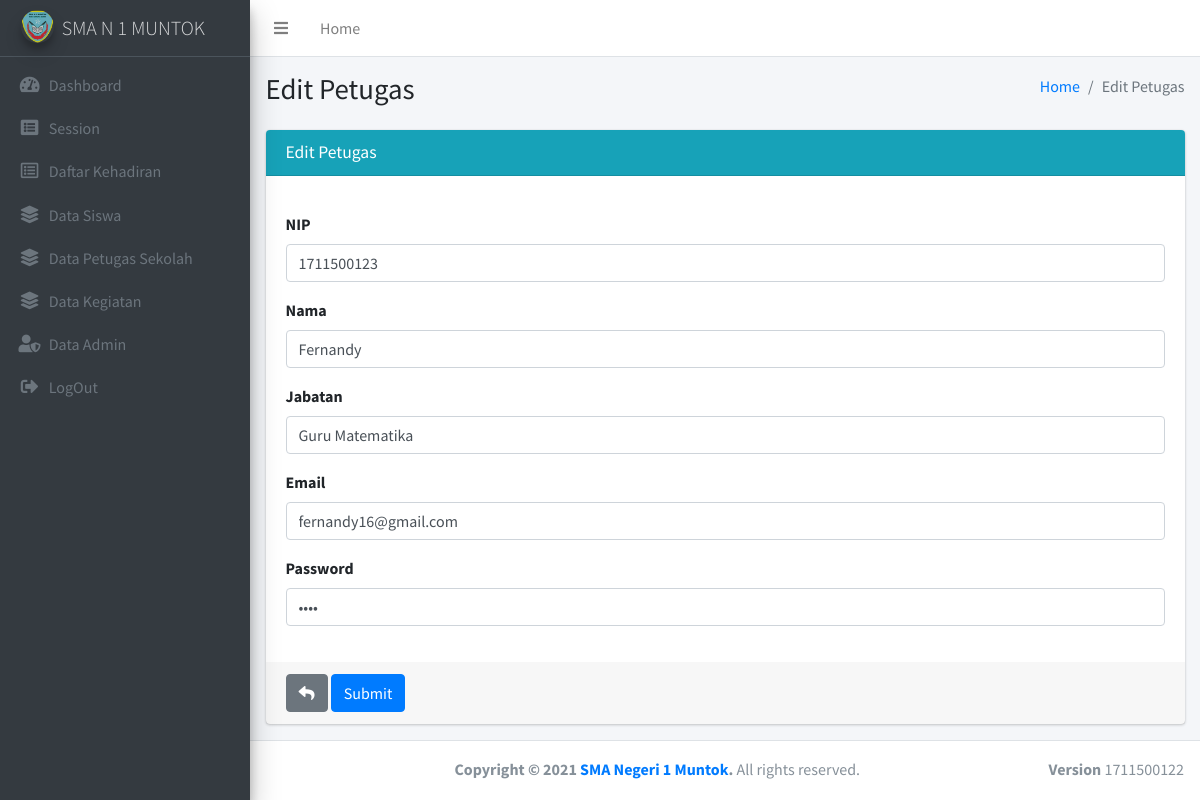
Screenshot of /guru/toedit/7 with the database file from the repository.
### tables this page shows
CREATE TABLE `guru` (
  `id_guru` int(11) NOT NULL,
  `nip` varchar(50) NOT NULL,
  `nama` varchar(100) NOT NULL,
  `email` varchar(100) NOT NULL,
  `password` varchar(50) NOT NULL,
  `jabatan` varchar(20) NOT NULL
);

### application/controllers/Guru.php (called while the page is built, shortened)
<?php
class Guru extends CI_Controller
{
    public function __construct()
    {
        $this->load->model("guru_model");
    }
    public function toedit($id)
    {
        $where = array('id_guru' => $id);
        $data['guru'] = $this->guru_model->getGru($where);
        $this->load->view("admin/guru/edit_guru",$data);
    }
}

### index.php (called while the page is built, shortened)
<?php
require_once BASEPATH.'core/CodeIgniter.php';

### application/models/Guru_model.php (called while the page is built, shortened)
<?php
class Guru_model extends CI_Model
{
    private $_table = "guru";
    public function getGru($id)
    {
        return $this->db->get_where($this->_table,$id)->result();
    }
}

### application/views/admin/guru/edit_guru.php (the view, shortened to what this page needs)
<!DOCTYPE html>
<html>
<head>
</head>
<body class="hold-transition sidebar-mini layout-fixed">
<div class="wrapper">
    <div class="content-wrapper">
        <section class="content-header">
            <div class="container-fluid">
                <div class="row mb-2">
                    <div class="col-sm-6">
                        <h1>Edit Petugas</h1>
                    </div>
                    <div class="col-sm-6">
                        <ol class="breadcrumb float-sm-right">
                            <li class="breadcrumb-item"><a href="#">Home</a></li>
                            <li class="breadcrumb-item active">Edit Petugas</li>
                        </ol>
                    </div>
                </div>
            </div>
        </section>
        <section class="content">
            <div class="container-fluid">
                <div class="row">
                    <div class="col">
                        <div class="card card-info">
                            <div class="card-header">
                                <h3 class="card-title">Edit Petugas</h3>
                            </div>
                            <?php foreach($guru as $d): ?>
                            <form action="<?= site_url('guru/update') ?>" method="post">
                                <div class="card-body">
                                    <div class="form-group">
                                        <label for="InputNip">NIP</label>
                                        <input type="text" class="form-control" name="nip" placeholder="NIP" value="<?= $d->nip ?>">
                                    </div>
                                    <div class="form-group">
                                        <label for="InputNama">Nama</label>
                                        <input type="text" class="form-control" name="nama" placeholder="Nama" value="<?= $d->nama ?>">
                                    </div>
                                    <div class="form-group">
                                        <label for="InputJabatan">Jabatan</label>
                                        <input type="text" class="form-control" name="jabatan" placeholder="Jabatan" value="<?= $d->jabatan ?>">
                                    </div>
                                    <div class="form-group">
                                        <label for="InputEmail">Email</label>
                                        <input type="email" class="form-control" name="email" placeholder="Email" value="<?= $d->email ?>">
                                    </div>
                                    <div class="form-group">
                                        <label for="InputPassword">Password</label>
                                        <input type="password" class="form-control" name="password" placeholder="Password" value="<?= $d->password ?>">
                                    </div>
                                </div>
                                <div class="card-footer">
                                    <a href="<?= site_url('guru') ?>" class="btn btn-secondary" title="back"><i class="fas fa-reply"></i></a>
                                    <button type="submit" class="btn btn-primary">Submit</button>
                                </div>
                            </form>
                            <?php endforeach; ?>
                        </div>
                    </div>
                </div>
            </div>
        </section>
    </div>
</body>
</html>

### rows the page displays
guru: nip "1711500123", nama "Fernandy", jabatan "Guru Matematika", email "fernandy16@gmail.com"
